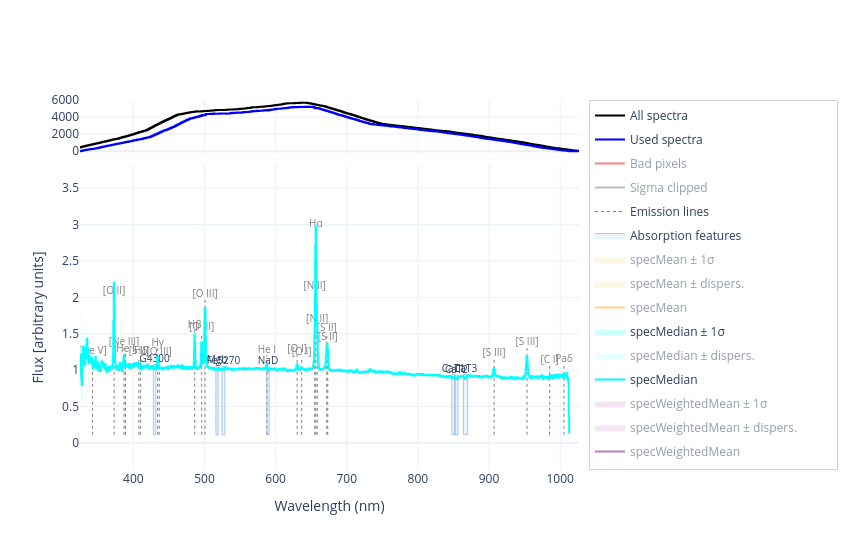

The code cell stored with this chart in its notebook:
### Code cell
plotting(name_stack, width=850, height=550)

### Figure 1 — Plotly figure (JSON) as saved in the notebook; plotly's stock layout.template omitted (floating-point values rounded to 4 significant figures; data arrays with more than 128 entries replaced by an {"elided": "..."} marker saying what was removed)
{"data": [{"legendgroup": "All spectra", "line": {"color": "black", "shape": "hv"}, "mode": "lines", "name": "All spectra", "showlegend": true, "type": "scatter", "visible": true, "x": {"elided": "1170 float values"}, "xaxis": "x", "y": {"elided": "1170 int values"}, "yaxis": "y"}, {"legendgroup": "Used spectra", "line": {"color": "blue", "shape": "hv"}, "mode": "lines", "name": "Used spectra", "showlegend": true, "type": "scatter", "visible": true, "x": {"elided": "1170 float values"}, "xaxis": "x", "y": {"elided": "1170 int values"}, "yaxis": "y"}, {"legendgroup": "Bad pixels", "line": {"color": "red", "shape": "hv"}, "mode": "lines", "name": "Bad pixels", "showlegend": true, "type": "scatter", "visible": "legendonly", "x": {"elided": "1170 float values"}, "xaxis": "x", "y": {"elided": "1170 int values"}, "yaxis": "y"}, {"legendgroup": "Sigma clipped", "line": {"color": "grey", "shape": "hv"}, "mode": "lines", "name": "Sigma clipped", "showlegend": true, "type": "scatter", "visible": "legendonly", "x": {"elided": "1170 float values"}, "xaxis": "x", "y": {"elided": "1170 int values"}, "yaxis": "y"}, {"legendgroup": "specGeometricMean", "line": {"color": "green", "shape": "hv"}, "mode": "lines", "name": "Geom. mean pixels", "showlegend": false, "type": "scatter", "visible": "legendonly", "x": {"elided": "1170 float values"}, "xaxis": "x", "y": {"elided": "1170 int values"}, "yaxis": "y"}, {"hoverinfo": "skip", "legendgroup": "em_lines", "line": {"color": "grey", "dash": "dot", "width": 1}, "mode": "lines+text", "name": "Emission lines", "showlegend": true, "text": ["", "[Ne V]", "", "", "[O II]", "", "", "[Ne III]", "", "", "He I", "", "", "[S II]", "", "", "Hδ", "", "", "Hγ", "", "", "[O III]", "", "", "Hβ", "", "", "[O III]", "", "", "[O III]", "", "", "He I", "", "", "[O I]", "", "", "[O I]", "", "", "[N II]", "", "", "Hα", "", "", "[N II]", "", "", "[S II]", "", "", "[S II]", "", "", "[S III]", "", "", "[S III]", "", "", "[C I]", "", "", "Paδ", ""], "textfont": {"color": "grey", "size": 10}, "textposition": "top center", "type": "scatter", "visible": true, "x": [342.7, 342.7, null, 373.0, 373.0, null, 387.0, 387.0, null, 389.0, 389.0, null, 407.8, 407.8, null, 410.3, 410.3, null, 434.2, 434.2, null, 436.4, 436.4, null, 486.3, 486.3, null, 496.0, 496.0, null, 500.8, 500.8, null, 587.7, 587.7, null, 630.2, 630.2, null, 636.6, 636.6, null, 655.0, 655.0, null, 656.5, 656.5, null, 658.5, 658.5, null, 671.8, 671.8, null, 673.3, 673.3, null, 907.1, 907.1, null, 953.4, 953.4, null, 985.3, 985.3, null, 1005.0, 1005.0, null], "xaxis": "x2", "y": [0.1097, 1.182, null, 0.1097, 2.009, null, 0.1097, 1.308, null, 0.1097, 1.22, null, 0.1097, 1.18, null, 0.1097, 1.191, null, 0.1097, 1.302, null, 0.1097, 1.174, null, 0.1097, 1.548, null, 0.1097, 1.511, null, 0.1097, 1.975, null, 0.1097, 1.205, null, 0.1097, 1.215, null, 0.1097, 1.171, null, 0.1097, 2.078, null, 0.1097, 2.927, null, 0.1097, 1.628, null, 0.1097, 1.502, null, 0.1097, 1.377, null, 0.1097, 1.159, null, 0.1097, 1.304, null, 0.1097, 1.062, null, 0.1097, 1.079, null], "yaxis": "y2"}, {"fill": "toself", "fillcolor": "rgba(173, 216, 230, 0.25)", "hoverinfo": "skip", "legendgroup": "abs_feats", "line": {"color": "rgba(100, 149, 237, 0.5)", "width": 1}, "mode": "lines+text", "name": "Absorption features", "showlegend": true, "text": ["", "", "", "G4300", "", "", "", "", "", "", "Mgb", "", "", "", "", "", "", "Fe5270", "", "", "", "", "", "", "NaD", "", "", "", "", "", "", "CaT1", "", "", "", "", "", "", "CaT2", "", "", "", "", "", "", "CaT3", "", "", ""], "textfont": {"size": 10}, "textposition": "top center", "type": "scatter", "visible": true, "x": [428.1, 431.6, 431.6, 429.9, 428.1, 428.1, null, 516.0, 519.3, 519.3, 517.6, 516.0, 516.0, null, 524.6, 528.6, 528.6, 526.6, 524.6, 524.6, null, 587.7, 590.9, 590.9, 589.3, 587.7, 587.7, null, 847.6, 852, 852, 849.8, 847.6, 847.6, null, 852, 856.4, 856.4, 854.2, 852, 852, null, 864, 870, 870, 867, 864, 864, null], "xaxis": "x2", "y": [0.1097, 0.1097, 1.076, 1.076, 1.076, 0.1097, null, 0.1097, 0.1097, 1.058, 1.058, 1.058, 0.1097, null, 0.1097, 0.1097, 1.052, 1.052, 1.052, 0.1097, null, 0.1097, 0.1097, 1.043, 1.043, 1.043, 0.1097, null, 0.1097, 0.1097, 0.9444, 0.9444, 0.9444, 0.1097, null, 0.1097, 0.1097, 0.924, 0.924, 0.924, 0.1097, null, 0.1097, 0.1097, 0.9379, 0.9379, 0.9379, 0.1097, null], "yaxis": "y2"}, {"hoverinfo": "skip", "legendgroup": "specMean_error", "line": {"color": "rgba(0,0,0,0)", "shape": "hv"}, "mode": "lines", "showlegend": false, "type": "scatter", "x": {"elided": "1170 float values"}, "xaxis": "x2", "y": {"elided": "1170 float values"}, "yaxis": "y2"}, {"fill": "tonexty", "fillcolor": "rgba(255, 165, 0, 0.2)", "hoverinfo": "skip", "legendgroup": "specMean_error", "line": {"color": "rgba(0,0,0,0)", "shape": "hv"}, "mode": "lines", "name": "specMean ± 1σ", "showlegend": true, "type": "scatter", "visible": "legendonly", "x": {"elided": "1170 float values"}, "xaxis": "x2", "y": {"elided": "1170 float values"}, "yaxis": "y2"}, {"hoverinfo": "skip", "legendgroup": "specMean_dispersion", "line": {"color": "rgba(0,0,0,0)", "shape": "hv"}, "mode": "lines", "showlegend": false, "type": "scatter", "x": {"elided": "1170 float values"}, "xaxis": "x2", "y": {"elided": "1170 float values"}, "yaxis": "y2"}, {"fill": "tonexty", "fillcolor": "rgba(255, 165, 0, 0.2)", "hoverinfo": "skip", "legendgroup": "specMean_dispersion", "line": {"color": "rgba(0,0,0,0)", "shape": "hv"}, "mode": "lines", "name": "specMean ± dispers.", "showlegend": true, "type": "scatter", "visible": "legendonly", "x": {"elided": "1170 float values"}, "xaxis": "x2", "y": {"elided": "1170 float values"}, "yaxis": "y2"}, {"legendgroup": "specMean", "line": {"color": "orange", "shape": "hv"}, "mode": "lines", "name": "specMean", "showlegend": true, "type": "scatter", "visible": "legendonly", "x": {"elided": "1170 float values"}, "xaxis": "x2", "y": {"elided": "1170 float values"}, "yaxis": "y2"}, {"hoverinfo": "skip", "legendgroup": "specMedian_error", "line": {"color": "rgba(0,0,0,0)", "shape": "hv"}, "mode": "lines", "showlegend": false, "type": "scatter", "x": {"elided": "1170 float values"}, "xaxis": "x2", "y": {"elided": "1170 float values"}, "yaxis": "y2"}, {"fill": "tonexty", "fillcolor": "rgba(0, 255, 255, 0.2)", "hoverinfo": "skip", "legendgroup": "specMedian_error", "line": {"color": "rgba(0,0,0,0)", "shape": "hv"}, "mode": "lines", "name": "specMedian ± 1σ", "showlegend": true, "type": "scatter", "visible": true, "x": {"elided": "1170 float values"}, "xaxis": "x2", "y": {"elided": "1170 float values"}, "yaxis": "y2"}, {"hoverinfo": "skip", "legendgroup": "specMedian_dispersion", "line": {"color": "rgba(0,0,0,0)", "shape": "hv"}, "mode": "lines", "showlegend": false, "type": "scatter", "x": {"elided": "1170 float values"}, "xaxis": "x2", "y": {"elided": "1170 float values"}, "yaxis": "y2"}, {"fill": "tonexty", "fillcolor": "rgba(0, 255, 255, 0.2)", "hoverinfo": "skip", "legendgroup": "specMedian_dispersion", "line": {"color": "rgba(0,0,0,0)", "shape": "hv"}, "mode": "lines", "name": "specMedian ± dispers.", "showlegend": true, "type": "scatter", "visible": "legendonly", "x": {"elided": "1170 float values"}, "xaxis": "x2", "y": {"elided": "1170 float values"}, "yaxis": "y2"}, {"legendgroup": "specMedian", "line": {"color": "cyan", "shape": "hv"}, "mode": "lines", "name": "specMedian", "showlegend": true, "type": "scatter", "visible": true, "x": {"elided": "1170 float values"}, "xaxis": "x2", "y": {"elided": "1170 float values"}, "yaxis": "y2"}, {"hoverinfo": "skip", "legendgroup": "specWeightedMean_error", "line": {"color": "rgba(0,0,0,0)", "shape": "hv"}, "mode": "lines", "showlegend": false, "type": "scatter", "x": {"elided": "1170 float values"}, "xaxis": "x2", "y": {"elided": "1170 float values"}, "yaxis": "y2"}, {"fill": "tonexty", "fillcolor": "rgba(128, 0, 128, 0.2)", "hoverinfo": "skip", "legendgroup": "specWeightedMean_error", "line": {"color": "rgba(0,0,0,0)", "shape": "hv"}, "mode": "lines", "name": "specWeightedMean ± 1σ", "showlegend": true, "type": "scatter", "visible": "legendonly", "x": {"elided": "1170 float values"}, "xaxis": "x2", "y": {"elided": "1170 float values"}, "yaxis": "y2"}, {"hoverinfo": "skip", "legendgroup": "specWeightedMean_dispersion", "line": {"color": "rgba(0,0,0,0)", "shape": "hv"}, "mode": "lines", "showlegend": false, "type": "scatter", "x": {"elided": "1170 float values"}, "xaxis": "x2", "y": {"elided": "1170 float values"}, "yaxis": "y2"}, {"fill": "tonexty", "fillcolor": "rgba(128, 0, 128, 0.2)", "hoverinfo": "skip", "legendgroup": "specWeightedMean_dispersion", "line": {"color": "rgba(0,0,0,0)", "shape": "hv"}, "mode": "lines", "name": "specWeightedMean ± dispers.", "showlegend": true, "type": "scatter", "visible": "legendonly", "x": {"elided": "1170 float values"}, "xaxis": "x2", "y": {"elided": "1170 float values"}, "yaxis": "y2"}, {"legendgroup": "specWeightedMean", "line": {"color": "purple", "shape": "hv"}, "mode": "lines", "name": "specWeightedMean", "showlegend": true, "type": "scatter", "visible": "legendonly", "x": {"elided": "1170 float values"}, "xaxis": "x2", "y": {"elided": "1170 float values"}, "yaxis": "y2"}, {"hoverinfo": "skip", "legendgroup": "specGeometricMean_error", "line": {"color": "rgba(0,0,0,0)", "shape": "hv"}, "mode": "lines", "showlegend": false, "type": "scatter", "x": {"elided": "1170 float values"}, "xaxis": "x2", "y": {"elided": "1170 float values"}, "yaxis": "y2"}, {"fill": "tonexty", "fillcolor": "rgba(0, 128, 0, 0.2)", "hoverinfo": "skip", "legendgroup": "specGeometricMean_error", "line": {"color": "rgba(0,0,0,0)", "shape": "hv"}, "mode": "lines", "name": "specGeometricMean ± 1σ", "showlegend": true, "type": "scatter", "visible": "legendonly", "x": {"elided": "1170 float values"}, "xaxis": "x2", "y": {"elided": "1170 float values"}, "yaxis": "y2"}, {"hoverinfo": "skip", "legendgroup": "specGeometricMean_dispersion", "line": {"color": "rgba(0,0,0,0)", "shape": "hv"}, "mode": "lines", "showlegend": false, "type": "scatter", "x": {"elided": "1170 float values"}, "xaxis": "x2", "y": {"elided": "1170 float values"}, "yaxis": "y2"}, {"fill": "tonexty", "fillcolor": "rgba(0, 128, 0, 0.2)", "hoverinfo": "skip", "legendgroup": "specGeometricMean_dispersion", "line": {"color": "rgba(0,0,0,0)", "shape": "hv"}, "mode": "lines", "name": "specGeometricMean ± dispers.", "showlegend": true, "type": "scatter", "visible": "legendonly", "x": {"elided": "1170 float values"}, "xaxis": "x2", "y": {"elided": "1170 float values"}, "yaxis": "y2"}, {"legendgroup": "specGeometricMean", "line": {"color": "green", "shape": "hv"}, "mode": "lines", "name": "specGeometricMean", "showlegend": true, "type": "scatter", "visible": "legendonly", "x": {"elided": "1170 float values"}, "xaxis": "x2", "y": {"elided": "1170 float values"}, "yaxis": "y2"}, {"hoverinfo": "skip", "legendgroup": "specStrictGeometricMean_error", "line": {"color": "rgba(0,0,0,0)", "shape": "hv"}, "mode": "lines", "showlegend": false, "type": "scatter", "x": {"elided": "1170 float values"}, "xaxis": "x2", "y": {"elided": "1170 float values"}, "yaxis": "y2"}, {"fill": "tonexty", "fillcolor": "rgba(0, 255, 0, 0.2)", "hoverinfo": "skip", "legendgroup": "specStrictGeometricMean_error", "line": {"color": "rgba(0,0,0,0)", "shape": "hv"}, "mode": "lines", "name": "specStrictGeometricMean ± 1σ", "showlegend": true, "type": "scatter", "visible": "legendonly", "x": {"elided": "1170 float values"}, "xaxis": "x2", "y": {"elided": "1170 float values"}, "yaxis": "y2"}, {"hoverinfo": "skip", "legendgroup": "specStrictGeometricMean_dispersion", "line": {"color": "rgba(0,0,0,0)", "shape": "hv"}, "mode": "lines", "showlegend": false, "type": "scatter", "x": {"elided": "1170 float values"}, "xaxis": "x2", "y": {"elided": "1170 float values"}, "yaxis": "y2"}, {"fill": "tonexty", "fillcolor": "rgba(0, 255, 0, 0.2)", "hoverinfo": "skip", "legendgroup": "specStrictGeometricMean_dispersion", "line": {"color": "rgba(0,0,0,0)", "shape": "hv"}, "mode": "lines", "name": "specStrictGeometricMean ± dispers.", "showlegend": true, "type": "scatter", "visible": "legendonly", "x": {"elided": "1170 float values"}, "xaxis": "x2", "y": {"elided": "1170 float values"}, "yaxis": "y2"}, {"legendgroup": "specStrictGeometricMean", "line": {"color": "lime", "shape": "hv"}, "mode": "lines", "name": "specStrictGeometricMean", "showlegend": true, "type": "scatter", "visible": "legendonly", "x": {"elided": "1170 float values"}, "xaxis": "x2", "y": {"elided": "1170 float values"}, "yaxis": "y2"}, {"hoverinfo": "skip", "legendgroup": "specMode_error", "line": {"color": "rgba(0,0,0,0)", "shape": "hv"}, "mode": "lines", "showlegend": false, "type": "scatter", "x": {"elided": "1170 float values"}, "xaxis": "x2", "y": {"elided": "1170 float values"}, "yaxis": "y2"}, {"fill": "tonexty", "fillcolor": "rgba(255, 0, 0, 0.2)", "hoverinfo": "skip", "legendgroup": "specMode_error", "line": {"color": "rgba(0,0,0,0)", "shape": "hv"}, "mode": "lines", "name": "specMode ± 1σ", "showlegend": true, "type": "scatter", "visible": "legendonly", "x": {"elided": "1170 float values"}, "xaxis": "x2", "y": {"elided": "1170 float values"}, "yaxis": "y2"}, {"hoverinfo": "skip", "legendgroup": "specMode_dispersion", "line": {"color": "rgba(0,0,0,0)", "shape": "hv"}, "mode": "lines", "showlegend": false, "type": "scatter", "x": {"elided": "1170 float values"}, "xaxis": "x2", "y": {"elided": "1170 float values"}, "yaxis": "y2"}, {"fill": "tonexty", "fillcolor": "rgba(255, 0, 0, 0.2)", "hoverinfo": "skip", "legendgroup": "specMode_dispersion", "line": {"color": "rgba(0,0,0,0)", "shape": "hv"}, "mode": "lines", "name": "specMode ± dispers.", "showlegend": true, "type": "scatter", "visible": "legendonly", "x": {"elided": "1170 float values"}, "xaxis": "x2", "y": {"elided": "1170 float values"}, "yaxis": "y2"}, {"legendgroup": "specMode", "line": {"color": "red", "shape": "hv"}, "mode": "lines", "name": "specMode", "showlegend": true, "type": "scatter", "visible": "legendonly", "x": {"elided": "1170 float values"}, "xaxis": "x2", "y": {"elided": "1170 float values"}, "yaxis": "y2"}, {"hoverinfo": "skip", "legendgroup": "percentile_1sigma", "line": {"width": 0}, "mode": "lines", "showlegend": false, "type": "scatter", "visible": "legendonly", "x": {"elided": "1170 float values"}, "xaxis": "x2", "y": {"elided": "1170 float values"}, "yaxis": "y2"}, {"fill": "tonexty", "fillcolor": "rgba(100, 100, 200, 0.15)", "hoverinfo": "skip", "legendgroup": "percentile_1sigma", "line": {"width": 0}, "mode": "lines", "name": "±1σ envelope (16th–84th)", "showlegend": true, "type": "scatter", "visible": "legendonly", "x": {"elided": "1170 float values"}, "xaxis": "x2", "y": {"elided": "1170 float values"}, "yaxis": "y2"}, {"line": {"color": "steelblue", "width": 0.75}, "mode": "lines", "name": "98th percentile", "showlegend": true, "type": "scatter", "visible": "legendonly", "x": {"elided": "1170 float values"}, "xaxis": "x2", "y": {"elided": "1170 float values"}, "yaxis": "y2"}, {"line": {"color": "darkslateblue", "width": 0.75}, "mode": "lines", "name": "99th percentile", "showlegend": true, "type": "scatter", "visible": "legendonly", "x": {"elided": "1170 float values"}, "xaxis": "x2", "y": {"elided": "1170 float values"}, "yaxis": "y2"}], "layout": {"barmode": "overlay", "height": 550, "legend": {"bordercolor": "lightgrey", "borderwidth": 1, "groupclick": "toggleitem", "itemsizing": "trace", "orientation": "v", "tracegroupgap": 5, "x": 1.02, "xanchor": "left", "y": 1, "yanchor": "top"}, "margin": {"r": 200}, "width": 850, "xaxis": {"anchor": "y", "domain": [0, 1], "matches": "x2", "range": [325.0, 1026.0], "showticklabels": false}, "xaxis2": {"anchor": "y2", "domain": [0, 1], "range": [325.0, 1026.0], "title": {"text": "Wavelength (nm)"}}, "yaxis": {"anchor": "x", "domain": [0.8545, 1]}, "yaxis2": {"anchor": "x2", "domain": [0, 0.8245], "range": [-0.3743, 3.821], "title": {"text": "Flux [arbitrary units]"}}}}
